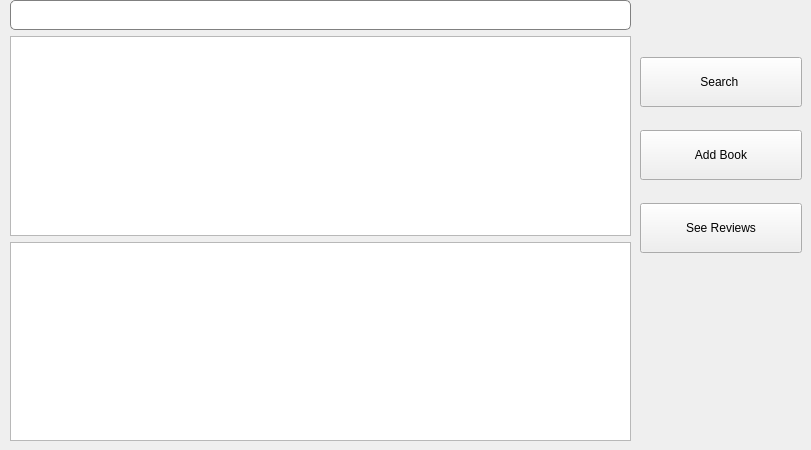
      <widget class="QWidget" name="user_explore_tab">
       <attribute name="title">
        <string>Explore</string>
       </attribute>
       <widget class="QWidget" name="verticalLayoutWidget_4">
        <property name="geometry">
         <rect>
          <x>640</x>
          <y>40</y>
          <width>162</width>
          <height>231</height>
         </rect>
        </property>
        <layout class="QVBoxLayout" name="verticalLayout_3">
         <item>
          <widget class="QPushButton" name="Pbutton_book_search_user">
           <property name="minimumSize">
            <size>
             <width>160</width>
             <height>50</height>
            </size>
           </property>
           <property name="styleSheet">
            <string notr="true"/>
           </property>
           <property name="text">
            <string>Search </string>
           </property>
          </widget>
         </item>
         <item>
          <widget class="QPushButton" name="Pbutton_add_book_user">
           <property name="minimumSize">
            <size>
             <width>160</width>
             <height>50</height>
            </size>
           </property>
           <property name="styleSheet">
            <string notr="true"/>
           </property>
           <property name="text">
            <string>Add Book</string>
           </property>
          </widget>
         </item>
         <item>
          <widget class="QPushButton" name="Pbutton_book_reviews_see_user">
           <property name="minimumSize">
            <size>
             <width>160</width>
             <height>50</height>
            </size>
           </property>
           <property name="styleSheet">
            <string notr="true"/>
           </property>
           <property name="text">
            <string>See Reviews</string>
           </property>
          </widget>
         </item>
        </layout>
       </widget>
       <widget class="QWidget" name="verticalLayoutWidget_7">
        <property name="geometry">
         <rect>
          <x>10</x>
          <y>0</y>
          <width>621</width>
          <height>441</height>
         </rect>
        </property>
        <layout class="QVBoxLayout" name="verticalLayout_7">
         <item>
          <widget class="QLineEdit" name="Line_search_explore_user">
           <property name="sizePolicy">
            <sizepolicy hsizetype="Expanding" vsizetype="Fixed">
             <horstretch>0</horstretch>
             <verstretch>0</verstretch>
            </sizepolicy>
           </property>
           <property name="styleSheet">
            <string notr="true">    background-color: white;
    border: 1px solid gray;
    border-radius: 5px;
    padding: 5px;
    font-size: 14px;</string>
           </property>
          </widget>
         </item>
         <item>
          <widget class="QTableWidget" name="table_books_exploration_user">
           <property name="sizePolicy">
            <sizepolicy hsizetype="Expanding" vsizetype="Expanding">
             <horstretch>0</horstretch>
             <verstretch>0</verstretch>
            </sizepolicy>
           </property>
           <property name="styleSheet">
            <string notr="true"/>
           </property>
           <property name="dragDropMode">
            <enum>QAbstractItemView::NoDragDrop</enum>
           </property>
           <property name="columnCount">
            <number>0</number>
           </property>
           <attribute name="horizontalHeaderCascadingSectionResizes">
            <bool>true</bool>
           </attribute>
           <attribute name="horizontalHeaderDefaultSectionSize">
            <number>100</number>
           </attribute>
           <attribute name="horizontalHeaderShowSortIndicator" stdset="0">
            <bool>false</bool>
           </attribute>
           <attribute name="horizontalHeaderStretchLastSection">
            <bool>true</bool>
           </attribute>
           <attribute name="verticalHeaderMinimumSectionSize">
            <number>15</number>
           </attribute>
           <attribute name="verticalHeaderStretchLastSection">
            <bool>false</bool>
           </attribute>
          </widget>
         </item>
         <item>
          <widget class="QTextBrowser" name="Plain_Line_browser_reviews_user"/>
         </item>
        </layout>
       </widget>
      </widget>
